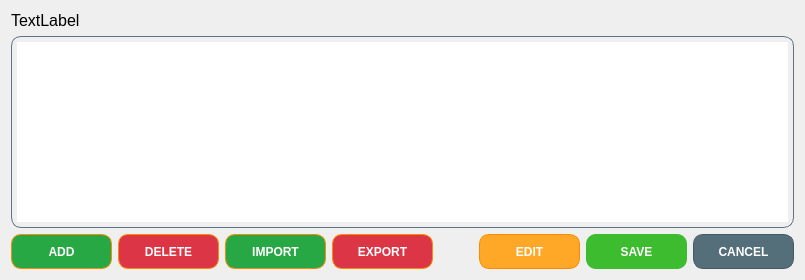
          <widget class="QWidget" name="tab_diode">
           <attribute name="title">
            <string>Diode</string>
           </attribute>
           <layout class="QGridLayout" name="gridLayout_21">
            <item row="1" column="0">
             <widget class="CustomTableView" name="tableView_diode">
              <property name="styleSheet">
               <string notr="true">QTableView
{
    background: qlineargradient(
        x1:0, y1:0,
        x2:1, y2:1,
        stop:0 #5D7285,
        stop:1 #7FC8D4
    );

    color: white;
    border-radius: 10px;
    padding: 5px;
    gridline-color: #444444;
    border: 1px solid #5D7285;
}

QHeaderView::section
{
    background-color: #1B4965;
    color: white;
    padding: 6px;
    border: none;
    font-weight: bold;
}

QTableView::item:selected
{
    background-color: #81D4FA;
    color: black;
}

QScrollBar:vertical
{
    background: #2C3E50;
    width: 14px;
    border-radius: 7px;
}

QScrollBar::handle:vertical
{
    background: #81D4FA;
    border-radius: 7px;
    min-height: 30px;
}

QScrollBar::handle:vertical:hover
{
    background: #B3E5FC;
}

QScrollBar::add-line:vertical,
QScrollBar::sub-line:vertical
{
    height: 0px;
}

QScrollBar::add-page:vertical,
QScrollBar::sub-page:vertical
{
    background: none;
}

QScrollBar:horizontal
{
    background: #2C3E50;
    height: 14px;
    border-radius: 7px;
}

QScrollBar::handle:horizontal
{
    background: #81D4FA;
    border-radius: 7px;
    min-width: 30px;
}

QScrollBar::handle:horizontal:hover
{
    background: #B3EFC;
}

QScrollBar::add-line:horizontal,
QScrollBar::sub-line:horizontal
{
    width: 0px;
}

QScrollBar::add-page:horizontal,
QScrollBar::sub-page:horizontal
{
    background: none;
}</string>
              </property>
              <property name="editTriggers">
               <set>QAbstractItemView::NoEditTriggers</set>
              </property>
              <property name="selectionBehavior">
               <enum>QAbstractItemView::SelectRows</enum>
              </property>
              <attribute name="horizontalHeaderStretchLastSection">
               <bool>false</bool>
              </attribute>
              <attribute name="verticalHeaderVisible">
               <bool>false</bool>
              </attribute>
              <attribute name="verticalHeaderMinimumSectionSize">
               <number>24</number>
              </attribute>
             </widget>
            </item>
            <item row="0" column="0">
             <widget class="QLabel" name="label_fileName_diode">
              <property name="font">
               <font>
                <pointsize>12</pointsize>
               </font>
              </property>
              <property name="styleSheet">
               <string notr="true">border:none;</string>
              </property>
              <property name="text">
               <string>TextLabel</string>
              </property>
             </widget>
            </item>
            <item row="2" column="0">
             <layout class="QHBoxLayout" name="horizontalLayout_26">
              <item>
               <widget class="QPushButton" name="pushButton_addDiodeRow">
                <property name="minimumSize">
                 <size>
                  <width>101</width>
                  <height>35</height>
                 </size>
                </property>
                <property name="styleSheet">
                 <string notr="true">QPushButton
{
    background-color: #28A745;
    color: white;

    border: 1px solid #FB8C00;
    border-radius: 10px;

    padding: 8px 16px;

    font-weight: bold;
}

QPushButton:hover
{
    background-color: #FFB74D;
}

QPushButton:pressed
{
    background-color: #F57C00;

    padding-top: 10px;
    padding-left: 10px;
}</string>
                </property>
                <property name="text">
                 <string>ADD</string>
                </property>
               </widget>
              </item>
              <item>
               <widget class="QPushButton" name="pushButton_delDiodeRow">
                <property name="minimumSize">
                 <size>
                  <width>101</width>
                  <height>35</height>
                 </size>
                </property>
                <property name="styleSheet">
                 <string notr="true">QPushButton
{
    background-color:#DC3545;
    color: white;

    border: 1px solid #FB8C00;
    border-radius: 10px;

    padding: 8px 16px;

    font-weight: bold;
}

QPushButton:hover
{
    background-color: #FFB74D;
}

QPushButton:pressed
{
    background-color: #F57C00;

    padding-top: 10px;
    padding-left: 10px;
}</string>
                </property>
                <property name="text">
                 <string>DELETE</string>
                </property>
               </widget>
              </item>
              <item>
               <widget class="QPushButton" name="pushButton_importDiode">
                <property name="minimumSize">
                 <size>
                  <width>101</width>
                  <height>35</height>
                 </size>
                </property>
                <property name="styleSheet">
                 <string notr="true">QPushButton
{
    background-color: #28A745;
    color: white;

    border: 1px solid #FB8C00;
    border-radius: 10px;

    padding: 8px 16px;

    font-weight: bold;
}

QPushButton:hover
{
    background-color: #FFB74D;
}

QPushButton:pressed
{
    background-color: #F57C00;

    padding-top: 10px;
    padding-left: 10px;
}</string>
                </property>
                <property name="text">
                 <string>IMPORT</string>
                </property>
               </widget>
              </item>
              <item>
               <widget class="QPushButton" name="pushButton_exportDiode">
                <property name="minimumSize">
                 <size>
                  <width>101</width>
                  <height>35</height>
                 </size>
                </property>
                <property name="styleSheet">
                 <string notr="true">QPushButton
{
    background-color:#DC3545;
    color: white;

    border: 1px solid #FB8C00;
    border-radius: 10px;

    padding: 8px 16px;

    font-weight: bold;
}

QPushButton:hover
{
    background-color: #FFB74D;
}

QPushButton:pressed
{
    background-color: #F57C00;

    padding-top: 10px;
    padding-left: 10px;
}</string>
                </property>
                <property name="text">
                 <string>EXPORT</string>
                </property>
               </widget>
              </item>
              <item>
               <spacer name="horizontalSpacer_53">
                <property name="orientation">
                 <enum>Qt::Horizontal</enum>
                </property>
                <property name="sizeType">
                 <enum>QSizePolicy::MinimumExpanding</enum>
                </property>
                <property name="sizeHint" stdset="0">
                 <size>
                  <width>40</width>
                  <height>20</height>
                 </size>
                </property>
               </spacer>
              </item>
              <item>
               <widget class="QPushButton" name="pushButton_editTableViewDiode">
                <property name="sizePolicy">
                 <sizepolicy hsizetype="Minimum" vsizetype="Fixed">
                  <horstretch>0</horstretch>
                  <verstretch>0</verstretch>
                 </sizepolicy>
                </property>
                <property name="minimumSize">
                 <size>
                  <width>101</width>
                  <height>35</height>
                 </size>
                </property>
                <property name="styleSheet">
                 <string notr="true">QPushButton
{
    background-color: #FFA726;
    color: white;

    border: 1px solid #FB8C00;
    border-radius: 10px;

    padding: 8px 16px;

    font-weight: bold;
}

QPushButton:hover
{
    background-color: #FFB74D;
}

QPushButton:pressed
{
    background-color: #F57C00;

    padding-top: 10px;
    padding-left: 10px;
}</string>
                </property>
                <property name="text">
                 <string>EDIT</string>
                </property>
               </widget>
              </item>
              <item>
               <widget class="QPushButton" name="pushButton_saveChangesDiode">
                <property name="sizePolicy">
                 <sizepolicy hsizetype="Minimum" vsizetype="Fixed">
                  <horstretch>0</horstretch>
                  <verstretch>0</verstretch>
                 </sizepolicy>
                </property>
                <property name="minimumSize">
                 <size>
                  <width>101</width>
                  <height>35</height>
                 </size>
                </property>
                <property name="styleSheet">
                 <string notr="true">QPushButton
{
    background:rgb(62, 188, 48);
    border: none;
    border-radius: 10px;
    padding: 8px;
    font-weight: bold;
    color:white;
}

QPushButton:hover
{
    background:rgb(170, 255, 127);
}

QPushButton:pressed
{
    background:#fdffc6;

    padding-top: 10px;
    padding-left: 10px;
}</string>
                </property>
                <property name="text">
                 <string>SAVE</string>
                </property>
               </widget>
              </item>
              <item>
               <widget class="QPushButton" name="pushButton_revertChangesDiode">
                <property name="sizePolicy">
                 <sizepolicy hsizetype="Minimum" vsizetype="Fixed">
                  <horstretch>0</horstretch>
                  <verstretch>0</verstretch>
                 </sizepolicy>
                </property>
                <property name="minimumSize">
                 <size>
                  <width>101</width>
                  <height>35</height>
                 </size>
                </property>
                <property name="styleSheet">
                 <string notr="true">QPushButton
{
    background-color: #546E7A;
    color: white;

    border: 1px solid #455A64;
    border-radius: 10px;

    padding: 8px 16px;

    font-weight: bold;
}

QPushButton:hover
{
    background-color: #607D8B;
}

QPushButton:pressed
{
    background-color: #455A64;

    padding-top: 10px;
    padding-left: 10px;
}</string>
                </property>
                <property name="text">
                 <string>CANCEL</string>
                </property>
               </widget>
              </item>
             </layout>
            </item>
           </layout>
          </widget>
